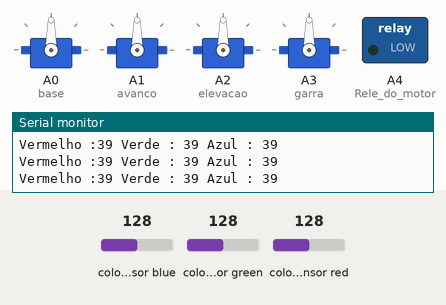
Recording of a sketch running on a simulated Arduino Uno, built with avr-gcc and run on an emulated ATmega328P. On the bench: 4 × servo, switched loads named in the sketch (green lamp = pin HIGH), the last lines printed to the serial monitor. Wiring (inferred from the names in the program): TCS3200 colour sensor: output pin 10; S2 pin 12; S3 pin 11; S0 pin 8; S1 pin 9. Inputs (shaded band) come from the test bench; at power-on: colour sensor blue 128, colour sensor green 128, colour sensor red 128. Pins used as bus, display or sensor lines are not drawn.

Above: at 3.2 s.
3.3 s: colour sensor blue set to 135
At 3.7 s:
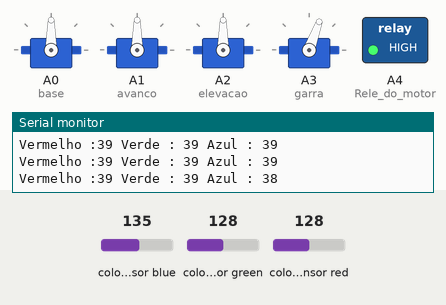
9.3 s: colour sensor blue set to 5
At 9.7 s:
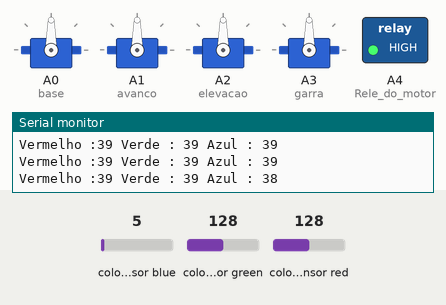
14.3 s: colour sensor green set to 5
At 15.2 s:
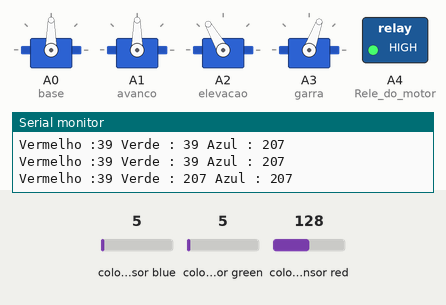
Timing chart, 0 to 21.3 s (numbered marks = the images above; inputs shaded):
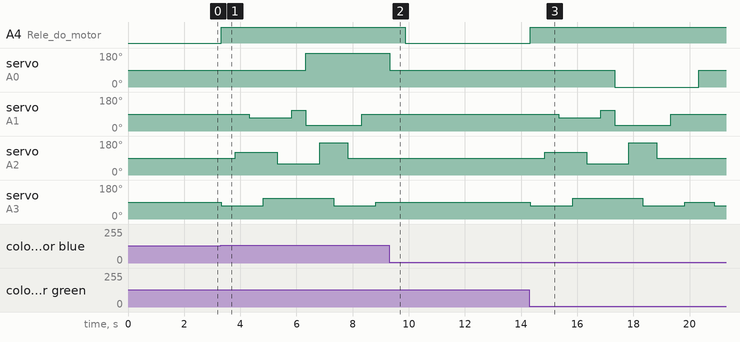

The sketch:

braco-sensor-cor-esteira.ino
```cpp
#include <Servo.h>

Servo base, avanco, elevacao, garra;

//Pinos de conexao do modulo
const int s0 = 8;
const int s1 = 9;
const int s2 = 12;
const int s3 = 11;
const int out = 10;

//Variaveis cores
int vermelho = 0;
int verde = 0;
int azul = 0;

void setup() {
  Serial.begin(9600);
  //Configuracoes sensor de cor
  pinMode(s0, OUTPUT);
  pinMode(s1, OUTPUT);
  pinMode(s2, OUTPUT);
  pinMode(s3, OUTPUT);
  pinMode(out, INPUT);

  digitalWrite(s0, HIGH);
  digitalWrite(s1, LOW);

  //Configurações servos do braço
  base.attach(A0);
  avanco.attach(A1);
  elevacao.attach(A2);
  garra.attach(A3);

  posInicial();

  pinMode(A4, OUTPUT); //Rele do motor
  digitalWrite(A4, HIGH); //Desliga a esteira
}

void loop() {
  digitalWrite(A4, LOW); //Liga a esteira
  //Detecta a cor
  color();
  imprimiCor();
  //Verifica se a cor vermelha foi detectada
  if (vermelho < azul && vermelho < verde && vermelho < 100)
  {
    pegarPeca();
    base.write(0);
    soltarPeca();
    posInicial();
  }

  //Verifica se a cor azul foi detectada
  else if (azul < vermelho && azul < verde && azul < 1000)
  {
    pegarPeca();
    base.write(180);
    soltarPeca();
    posInicial();
  }

  //Verifica se a cor verde foi detectada
  else if (verde < vermelho && verde < azul)
  {
    //deixa passar
  }

  //Delay para apagar os leds e reiniciar o processo
  delay(50);
}

void color()
{
  //Rotina que le o valor das cores
  digitalWrite(s2, LOW);
  digitalWrite(s3, LOW);
  //count OUT, pRed, RED
  vermelho = pulseIn(out, digitalRead(out) == HIGH ? LOW : HIGH);
  digitalWrite(s3, HIGH);
  //count OUT, pBLUE, BLUE
  azul = pulseIn(out, digitalRead(out) == HIGH ? LOW : HIGH);
  digitalWrite(s2, HIGH);
  //count OUT, pGreen, GREEN
  verde = pulseIn(out, digitalRead(out) == HIGH ? LOW : HIGH);
}

void imprimiCor() {
  //Mostra valores no serial monitor
  Serial.print("Vermelho :");
  Serial.print(vermelho, DEC);
  Serial.print(" Verde : ");
  Serial.print(verde, DEC);
  Serial.print(" Azul : ");
  Serial.print(azul, DEC);
  Serial.println();
}

void pegarPeca() {
  digitalWrite(A4, HIGH); //Desliga a esteira

  garra.write(70);    //Abre a garra
  delay(500);
  elevacao.write(120);//Abaixa o braço
  delay(500);
  avanco.write(70);   //Avanca o braço para a peça
  delay(500);
  garra.write(110);    //Fecha a garra
  delay(500);
  elevacao.write(60);//Levanta o braço
  delay(500);
  avanco.write(110);   //Recua o braço para a peça
  delay(500);
}

void soltarPeca() {
  digitalWrite(A4, HIGH); //Desliga a esteira

  avanco.write(30);   //Avanca o braço para a peça
  delay(500);
  elevacao.write(170);//Abaixa o braço
  delay(500);
  garra.write(70);    //Abre a garra
  delay(500);
}

void posInicial() {
  digitalWrite(A4, HIGH); //Desliga a esteira

  elevacao.write(90);
  delay(500);
  avanco.write(90);
  delay(500);
  garra.write(90);
  delay(500);
  base.write(90);
  delay(500);
}
```

Measured:
- the behaviour switches between 131 and 132 on colour sensor blue (found by bisection; images 0 and 1)
- after the input at 3.3 s, A4 (Rele_do_motor): LOW → HIGH at once; servo on A0 (base): 90° → 180° after 3.0 s
- after the input at 9.3 s, A4 (Rele_do_motor): HIGH → LOW after 0.58 s; servo on A0 (base): goes on until 9.3 s, then stays 90°
- after the input at 14.3 s, A4 (Rele_do_motor): LOW → HIGH at once; servo on A0 (base): 90° → 0° after 3.0 s, → 90° 3.0 s later
